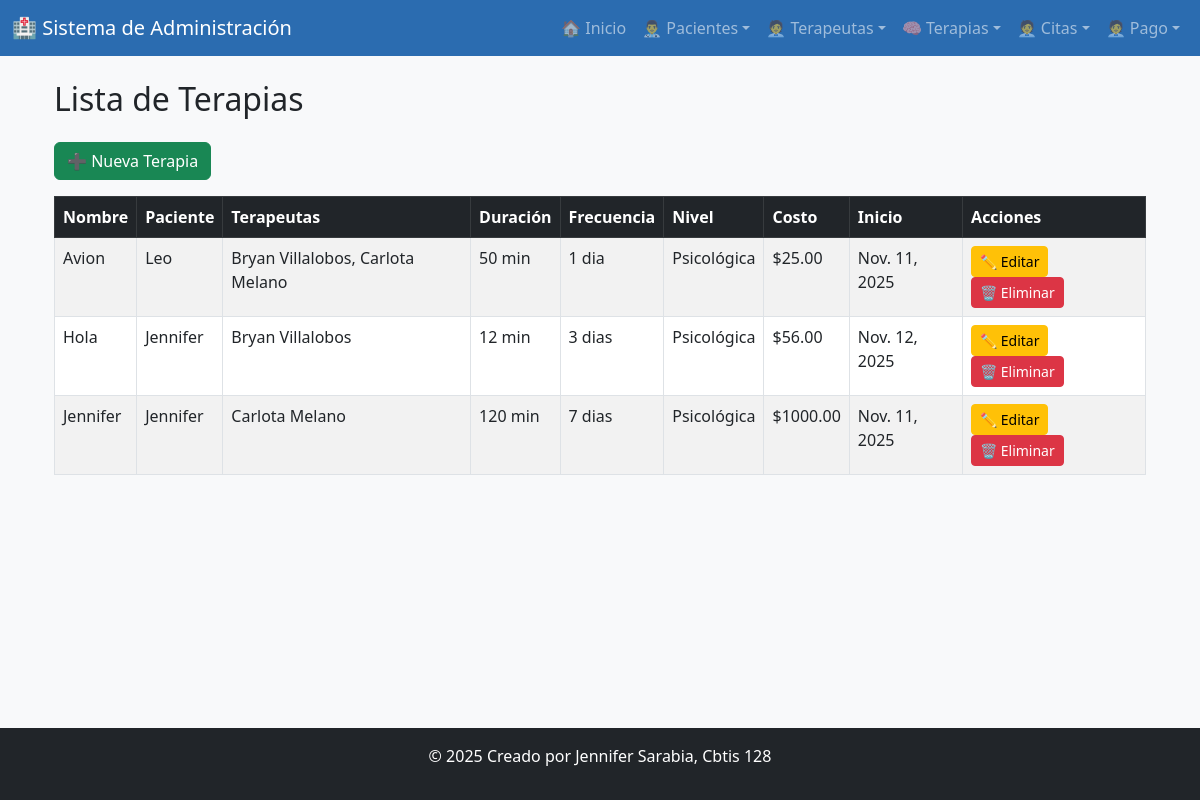
Page /ver_terapias/ on the committed database.
### app_paciente/models.py (models this page shows, shortened)
class Terapia(models.Model):
    nom_ter = models.CharField(max_length=100)
    desc_ter = models.TextField(blank=True, null=True)
    duracion_ter = models.PositiveIntegerField(help_text="Duración en minutos")
    costo_ter = models.DecimalField(max_digits=8, decimal_places=2)
    frecuencia_ter = models.CharField(max_length=50)
    nivel_ter = models.CharField(max_length=50, choices=[
        ('Física', 'Física'),
        ('Psicológica', 'Psicológica'),
        ('Ocupacional', 'Ocupacional'),
        ('Lenguaje', 'Lenguaje'),
    ])
    fecha_inicio = models.DateField()
    paciente = models.ForeignKey(Paciente, on_delete=models.CASCADE, related_name="terapias")
    terapeutas = models.ManyToManyField(Terapeuta, related_name="terapias")

class Paciente(models.Model):
    nom_pac = models.CharField(max_length=100)
    ape_pac = models.CharField(max_length=100)
    edad_pac = models.PositiveIntegerField()
    genero_pac = models.CharField(max_length=20)
    tel_pac = models.CharField(max_length=15)
    correo_pac = models.EmailField(max_length=80, unique=True)
    direccion_pac = models.CharField(max_length=120)
    fecha_reg_pac = models.DateTimeField(auto_now_add=True)

class Terapeuta(models.Model):
    nom_tep = models.CharField(max_length=100)
    ape_tep = models.CharField(max_length=100)
    especialidad_tep = models.CharField(max_length=100, choices=[
        ('Física', 'Física'),
        ('Psicológica', 'Psicológica'),
        ('Ocupacional', 'Ocupacional'),
        ('Lenguaje', 'Lenguaje'),
        ('Otra', 'Otra'),
    ])
    tel_tep = models.CharField(max_length=15)
    correo_tep = models.EmailField(max_length=80, unique=True)
    horario_tep = models.CharField(max_length=50, default='Lunes a Viernes')
    experiencia_tep = models.PositiveIntegerField(help_text="Años de experiencia")

### app_paciente/views.py (the view)
# urls.py: path('ver_terapias/', views.ver_terapias, name='ver_terapias'),
def ver_terapias(request):
    terapias = Terapia.objects.all()
    return render(request, 'terapias/ver_terapias.html', {'terapias': terapias})

### app_paciente/templates/terapias/ver_terapias.html
{% extends 'base.html' %}
{% block content %}
<div class="container mt-4">
  <h2 class="mb-4">Lista de Terapias</h2>
  <a href="{% url 'agregar_terapia' %}" class="btn btn-success mb-3">➕ Nueva Terapia</a>
  <table class="table table-bordered table-striped">
    <thead class="table-dark">
      <tr>
        <th>Nombre</th>
        <th>Paciente</th>
        <th>Terapeutas</th>
        <th>Duración</th>
        <th>Frecuencia</th>
        <th>Nivel</th>
        <th>Costo</th>
        <th>Inicio</th>
        <th>Acciones</th>
      </tr>
    </thead>
    <tbody>
      {% for t in terapias %}
      <tr>
        <td>{{ t.nom_ter }}</td>
        <td>{{ t.paciente.nom_pac }}</td>
        <td>
          {% for te in t.terapeutas.all %}
            {{ te.nom_tep }} {{ te.ape_tep }}{% if not forloop.last %}, {% endif %}
          {% endfor %}
        </td>
        <td>{{ t.duracion_ter }} min</td>
        <td>{{ t.frecuencia_ter }}</td>
        <td>{{ t.nivel_ter }}</td>
        <td>${{ t.costo_ter }}</td>
        <td>{{ t.fecha_inicio }}</td>
        <td>
          <a href="{% url 'actualizar_terapia' t.id %}" class="btn btn-warning btn-sm">✏️ Editar</a>
          <a href="{% url 'borrar_terapia' t.id %}" class="btn btn-danger btn-sm">🗑️ Eliminar</a>
        </td>
      </tr>
      {% endfor %}
    </tbody>
  </table>
</div>
{% endblock %}

### app_paciente/templates/base.html (shortened to what this page needs)
<!DOCTYPE html>
<html lang="es">
<head>
  <link href="https://cdn.jsdelivr.net/npm/bootstrap@5.3.0/dist/css/bootstrap.min.css" rel="stylesheet">
</head>
<body class="bg-light">
  {% include 'navbar.html' %}
  <main class="container mt-4">
    {% block content %}{% endblock %}
  </main>
  {% include 'footer.html' %}
</body>
</html>

### app_paciente/templates/navbar.html (shortened to what this page needs)
<nav class="navbar navbar-expand-lg navbar-dark" style="background-color:#2b6cb0;">
  <div class="container-fluid">
    <a class="navbar-brand" href="#">🏥 Sistema de Administración</a>
    <div class="collapse navbar-collapse" id="navMenu">
      <ul class="navbar-nav ms-auto">
        <li class="nav-item"><a class="nav-link" href="/">🏠 Inicio</a></li>
        <li class="nav-item dropdown">
          <a class="nav-link dropdown-toggle" href="#" data-bs-toggle="dropdown">👨‍⚕️ Pacientes</a>
        </li>
        <li class="nav-item dropdown">
          <a class="nav-link dropdown-toggle" href="#" data-bs-toggle="dropdown">🧑‍💼 Terapeutas</a>
        </li>
        <li class="nav-item dropdown">
          <a class="nav-link dropdown-toggle" href="#" data-bs-toggle="dropdown">🧠 Terapias</a>
        </li>
        <li class="nav-item dropdown">
          <a class="nav-link dropdown-toggle" href="#" data-bs-toggle="dropdown">🧑‍💼 Citas</a>
        </li>
        <li class="nav-item dropdown">
          <a class="nav-link dropdown-toggle" href="#" data-bs-toggle="dropdown">🧑‍💼 Pago</a>
        </li>
      </ul>
    </div>
  </div>
</nav>

### app_paciente/templates/footer.html (shortened to what this page needs)
<footer class="bg-dark text-white text-center py-3 fixed-bottom">
  <p>© <span id="anio"></span> Creado por Jennifer Sarabia, Cbtis 128</p>
</footer>

### rows in the picture
Terapia: nom_ter "Avion", paciente.nom_pac "Leo", duracion_ter "50", frecuencia_ter "1 dia", nivel_ter "Psicológica", costo_ter "25.00", fecha_inicio "Nov. 11, 2025"
Terapeuta: nom_tep "Bryan", ape_tep "Villalobos"
Terapeuta: nom_tep "Carlota", ape_tep "Melano"
Terapia: nom_ter "Hola", paciente.nom_pac "Jennifer", duracion_ter "12", frecuencia_ter "3 dias", nivel_ter "Psicológica", costo_ter "56.00", fecha_inicio "Nov. 12, 2025"
Terapia: nom_ter "Jennifer", paciente.nom_pac "Jennifer", duracion_ter "120", frecuencia_ter "7 dias", nivel_ter "Psicológica", costo_ter "1000.00", fecha_inicio "Nov. 11, 2025"
